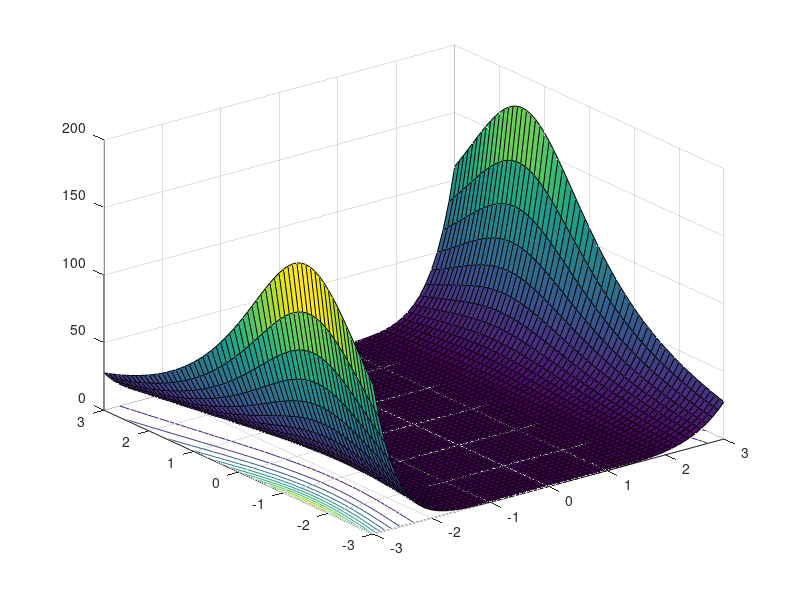
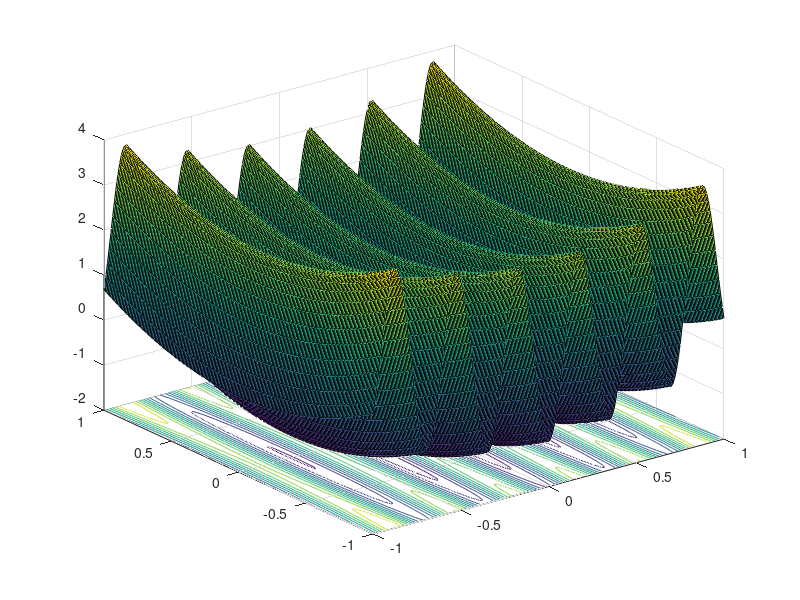

Write the MATLAB code that produced these figures, in order.
x=-3:0.1:3;
y=-3:0.1:3;
[xb,yb]=meshgrid(x,y);
figure(1);
zb=(2*xb.^2-1.05*xb.^4+xb.^6)./(6-xb.*yb+yb.^2);
surfc(xb,yb,zb);

x=-1:0.01:1;
y=-1:0.01:1;
[xb,yb]=meshgrid(x,y);
figure(2);
zb=xb.^2+yb.^2-cos(18*x)-cos(18*y);
surfc(xb,yb,zb);
